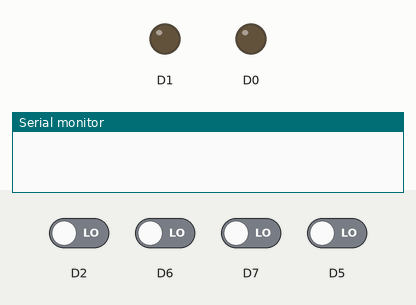
Bench run of a sketch on a simulated ESP8266 (NodeMCU). Parts: output pins drawn as LEDs (lit = HIGH), the last lines printed to the serial monitor. The inputs (shaded band) are chosen by the test bench; at power-on: D2, D5–7 LOW.

Above: at 1.2 s.
1.3 s: D2 driven HIGH and D7 driven HIGH
At 4.1 s:
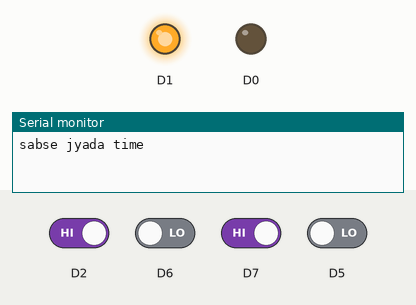
4.3 s: D2 driven LOW
At 5.9 s:
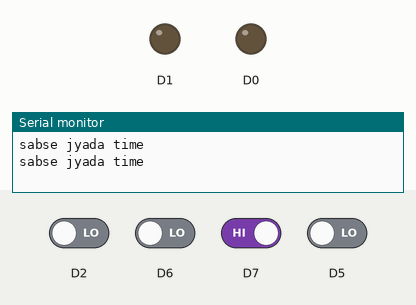
6.8 s: D2 driven HIGH
At 9.6 s:
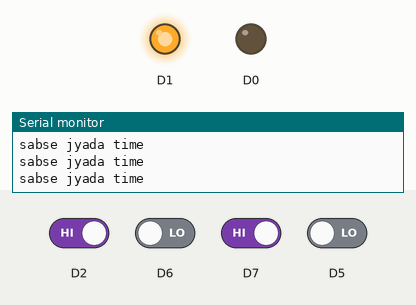
9.8 s: D6 driven HIGH and D5 driven HIGH
At 14.7 s:
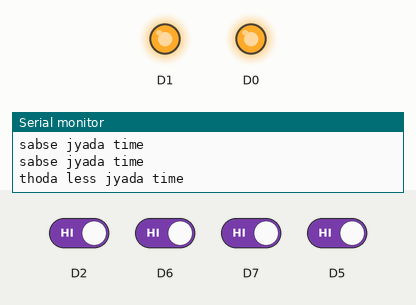
Timing chart, 0 to 16.2 s (numbered marks = the images above; inputs shaded):
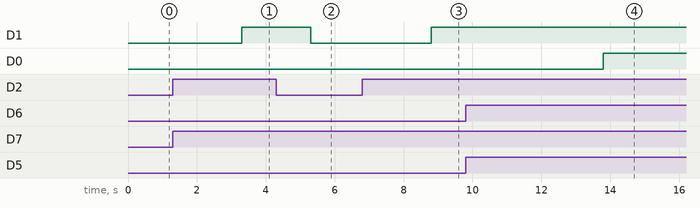

The sketch:

final_time_and_4_ir.ino
```cpp
void setup() {
  // put your setup code here, to run once:
pinMode(D1,OUTPUT);//1st led
pinMode(D0,OUTPUT);//2nd led
pinMode(D2,INPUT);
pinMode(D7,INPUT);
pinMode(D5,INPUT);
pinMode(D6,INPUT);
Serial.begin(9600);
}

void loop() {
  // put your main code here, to run repeatedly:
int x1,x2,y1,y2,flag,cnt;
flag=0;
x1=0;
x2=0;
y1=0;
y2=0;
cnt=0;
x1=digitalRead(D2);
x2=digitalRead(D7);
y1=digitalRead(D5);
y2=digitalRead(D6);
while(x1==HIGH&&x2==HIGH)
  {
    x1=digitalRead(D2);
    x2=digitalRead(D7);
    delay(1000);
    cnt=cnt+1;
    if(cnt>=2)
    {
      flag=1;
      break;
    }
    else
    {
      continue;
    }
  }

while(y1==HIGH&&y2==HIGH)
  {
    y1=digitalRead(D5);
    y2=digitalRead(D6);
    delay(1000);
    cnt=cnt+1;
    if(cnt>=2)
    {
      flag=2;
      break;
    }
    else
    {
      continue;
    }
  }
switch(flag)
{
  case 0: {
           digitalWrite(D1,LOW);
           digitalWrite(D0,LOW);
           break;
          }
  case 1: {
          Serial.println("sabse jyada time ");
          digitalWrite(D1,HIGH);
          break;
          }
  case 2: {
          Serial.println("thoda less jyada time ");
          digitalWrite(D0,HIGH);
          //digitalWrite(D1,HIGH);
          break;
          }
}
}
```

Measured:
- after the input at 1.3 s, D1: LOW → HIGH after 2.0 s
- after the input at 4.3 s, D1: HIGH → LOW after 1.0 s
- after the input at 6.8 s, D1: LOW → HIGH after 2.0 s
- after the input at 9.8 s, D0: LOW → HIGH after 4.0 s
